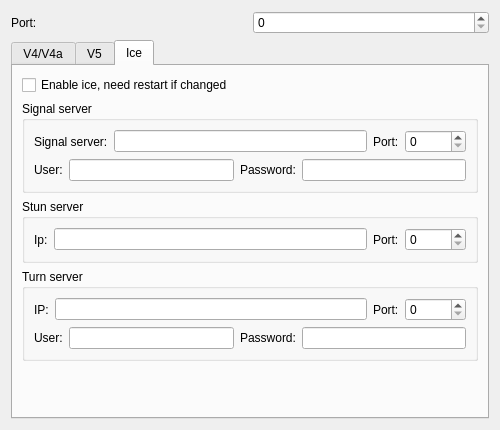
<?xml version="1.0" encoding="UTF-8"?>
<ui version="4.0">
 <class>CFrmSocket</class>
 <widget class="QWidget" name="CFrmSocket">
  <property name="geometry">
   <rect>
    <x>0</x>
    <y>0</y>
    <width>500</width>
    <height>430</height>
   </rect>
  </property>
  <property name="windowTitle">
   <string>Form</string>
  </property>
  <layout class="QGridLayout" name="gridLayout">
   <item row="0" column="0">
    <layout class="QHBoxLayout" name="horizontalLayout">
     <item>
      <widget class="QLabel" name="label">
       <property name="text">
        <string>Port:</string>
       </property>
      </widget>
     </item>
     <item>
      <widget class="QSpinBox" name="spPort">
       <property name="maximum">
        <number>65536</number>
       </property>
      </widget>
     </item>
    </layout>
   </item>
   <item row="1" column="0">
    <widget class="QTabWidget" name="twSocks">
     <property name="currentIndex">
      <number>2</number>
     </property>
     <widget class="QWidget" name="v4">
      <attribute name="title">
       <string>V4/V4a</string>
      </attribute>
      <attribute name="toolTip">
       <string>V4/V4a</string>
      </attribute>
      <attribute name="whatsThis">
       <string>V4/V4a</string>
      </attribute>
      <widget class="QCheckBox" name="cbEnableV4">
       <property name="geometry">
        <rect>
         <x>10</x>
         <y>10</y>
         <width>73</width>
         <height>18</height>
        </rect>
       </property>
       <property name="text">
        <string>Enable</string>
       </property>
      </widget>
     </widget>
     <widget class="QWidget" name="V5">
      <attribute name="title">
       <string>V5</string>
      </attribute>
      <attribute name="toolTip">
       <string>V5</string>
      </attribute>
      <attribute name="whatsThis">
       <string>V5</string>
      </attribute>
      <layout class="QGridLayout" name="gridLayout_7">
       <item row="0" column="0">
        <widget class="QCheckBox" name="cbEnableV5">
         <property name="text">
          <string>Enable</string>
         </property>
        </widget>
       </item>
       <item row="1" column="0">
        <widget class="QGroupBox" name="groupBox">
         <property name="title">
          <string>Authenticator method</string>
         </property>
         <layout class="QGridLayout" name="gridLayout_2">
          <item row="4" column="0" colspan="2">
           <layout class="QHBoxLayout" name="horizontalLayout_3">
            <item>
             <widget class="QLabel" name="lbAuthentPassword">
              <property name="text">
               <string>Password:</string>
              </property>
             </widget>
            </item>
            <item>
             <widget class="QLineEdit" name="leAuthentPasswrod"/>
            </item>
           </layout>
          </item>
          <item row="1" column="0">
           <widget class="QCheckBox" name="cbGSSAI">
            <property name="text">
             <string>GSSAI</string>
            </property>
           </widget>
          </item>
          <item row="1" column="1">
           <widget class="QCheckBox" name="cbIANA">
            <property name="text">
             <string>IANA</string>
            </property>
           </widget>
          </item>
          <item row="2" column="0">
           <widget class="QCheckBox" name="cbUserPassword">
            <property name="text">
             <string>User/Password</string>
            </property>
           </widget>
          </item>
          <item row="0" column="0" colspan="2">
           <widget class="QCheckBox" name="cbNoAuthentication">
            <property name="text">
             <string>No authentication required</string>
            </property>
           </widget>
          </item>
          <item row="3" column="0" colspan="2">
           <layout class="QHBoxLayout" name="horizontalLayout_2">
            <item>
             <widget class="QLabel" name="lbAuthentUser">
              <property name="text">
               <string>User:</string>
              </property>
             </widget>
            </item>
            <item>
             <widget class="QLineEdit" name="leAuthentUser"/>
            </item>
           </layout>
          </item>
         </layout>
        </widget>
       </item>
       <item row="2" column="0">
        <spacer name="verticalSpacer">
         <property name="orientation">
          <enum>Qt::Vertical</enum>
         </property>
         <property name="sizeHint" stdset="0">
          <size>
           <width>20</width>
           <height>40</height>
          </size>
         </property>
        </spacer>
       </item>
      </layout>
     </widget>
     <widget class="QWidget" name="Ice">
      <attribute name="title">
       <string>Ice</string>
      </attribute>
      <layout class="QGridLayout" name="gridLayout_6">
       <item row="1" column="0">
        <widget class="QGroupBox" name="groupBox_2">
         <property name="title">
          <string>Signal server</string>
         </property>
         <layout class="QGridLayout" name="gridLayout_3">
          <item row="0" column="0">
           <layout class="QHBoxLayout" name="horizontalLayout_4">
            <item>
             <widget class="QLabel" name="label_4">
              <property name="text">
               <string>Signal server:</string>
              </property>
             </widget>
            </item>
            <item>
             <widget class="QLineEdit" name="leSignalServer"/>
            </item>
            <item>
             <widget class="QLabel" name="label_5">
              <property name="text">
               <string>Port:</string>
              </property>
             </widget>
            </item>
            <item>
             <widget class="QSpinBox" name="spSignalPort">
              <property name="maximum">
               <number>65536</number>
              </property>
             </widget>
            </item>
           </layout>
          </item>
          <item row="1" column="0">
           <layout class="QHBoxLayout" name="horizontalLayout_5">
            <item>
             <widget class="QLabel" name="label_6">
              <property name="text">
               <string>User:</string>
              </property>
             </widget>
            </item>
            <item>
             <widget class="QLineEdit" name="leSignalUser"/>
            </item>
            <item>
             <widget class="QLabel" name="label_7">
              <property name="text">
               <string>Password:</string>
              </property>
             </widget>
            </item>
            <item>
             <widget class="QLineEdit" name="leSignalPassword"/>
            </item>
           </layout>
          </item>
         </layout>
        </widget>
       </item>
       <item row="2" column="0">
        <widget class="QGroupBox" name="groupBox_3">
         <property name="title">
          <string>Stun server</string>
         </property>
         <layout class="QGridLayout" name="gridLayout_4">
          <item row="0" column="0">
           <widget class="QLabel" name="label_8">
            <property name="text">
             <string>Ip:</string>
            </property>
           </widget>
          </item>
          <item row="0" column="1">
           <widget class="QLineEdit" name="leStunIp"/>
          </item>
          <item row="0" column="2">
           <widget class="QLabel" name="label_9">
            <property name="text">
             <string>Port:</string>
            </property>
           </widget>
          </item>
          <item row="0" column="3">
           <widget class="QSpinBox" name="spStunPort">
            <property name="maximum">
             <number>65536</number>
            </property>
           </widget>
          </item>
         </layout>
        </widget>
       </item>
       <item row="3" column="0">
        <widget class="QGroupBox" name="groupBox_4">
         <property name="title">
          <string>Turn server</string>
         </property>
         <layout class="QGridLayout" name="gridLayout_5">
          <item row="0" column="0">
           <layout class="QHBoxLayout" name="horizontalLayout_6">
            <item>
             <widget class="QLabel" name="label_10">
              <property name="text">
               <string>IP:</string>
              </property>
             </widget>
            </item>
            <item>
             <widget class="QLineEdit" name="leTurnIp"/>
            </item>
            <item>
             <widget class="QLabel" name="label_11">
              <property name="text">
               <string>Port:</string>
              </property>
             </widget>
            </item>
            <item>
             <widget class="QSpinBox" name="spTurnPort">
              <property name="maximum">
               <number>65536</number>
              </property>
             </widget>
            </item>
           </layout>
          </item>
          <item row="1" column="0">
           <layout class="QHBoxLayout" name="horizontalLayout_7">
            <item>
             <widget class="QLabel" name="label_13">
              <property name="text">
               <string>User:</string>
              </property>
             </widget>
            </item>
            <item>
             <widget class="QLineEdit" name="leTurnUser"/>
            </item>
            <item>
             <widget class="QLabel" name="label_12">
              <property name="text">
               <string>Password:</string>
              </property>
             </widget>
            </item>
            <item>
             <widget class="QLineEdit" name="leTurnPassword"/>
            </item>
           </layout>
          </item>
         </layout>
        </widget>
       </item>
       <item row="0" column="0">
        <widget class="QCheckBox" name="cbIce">
         <property name="text">
          <string>Enable ice, need restart if changed</string>
         </property>
        </widget>
       </item>
       <item row="4" column="0">
        <spacer name="verticalSpacer_2">
         <property name="orientation">
          <enum>Qt::Vertical</enum>
         </property>
         <property name="sizeHint" stdset="0">
          <size>
           <width>20</width>
           <height>40</height>
          </size>
         </property>
        </spacer>
       </item>
      </layout>
     </widget>
    </widget>
   </item>
  </layout>
 </widget>
 <resources/>
 <connections/>
</ui>
